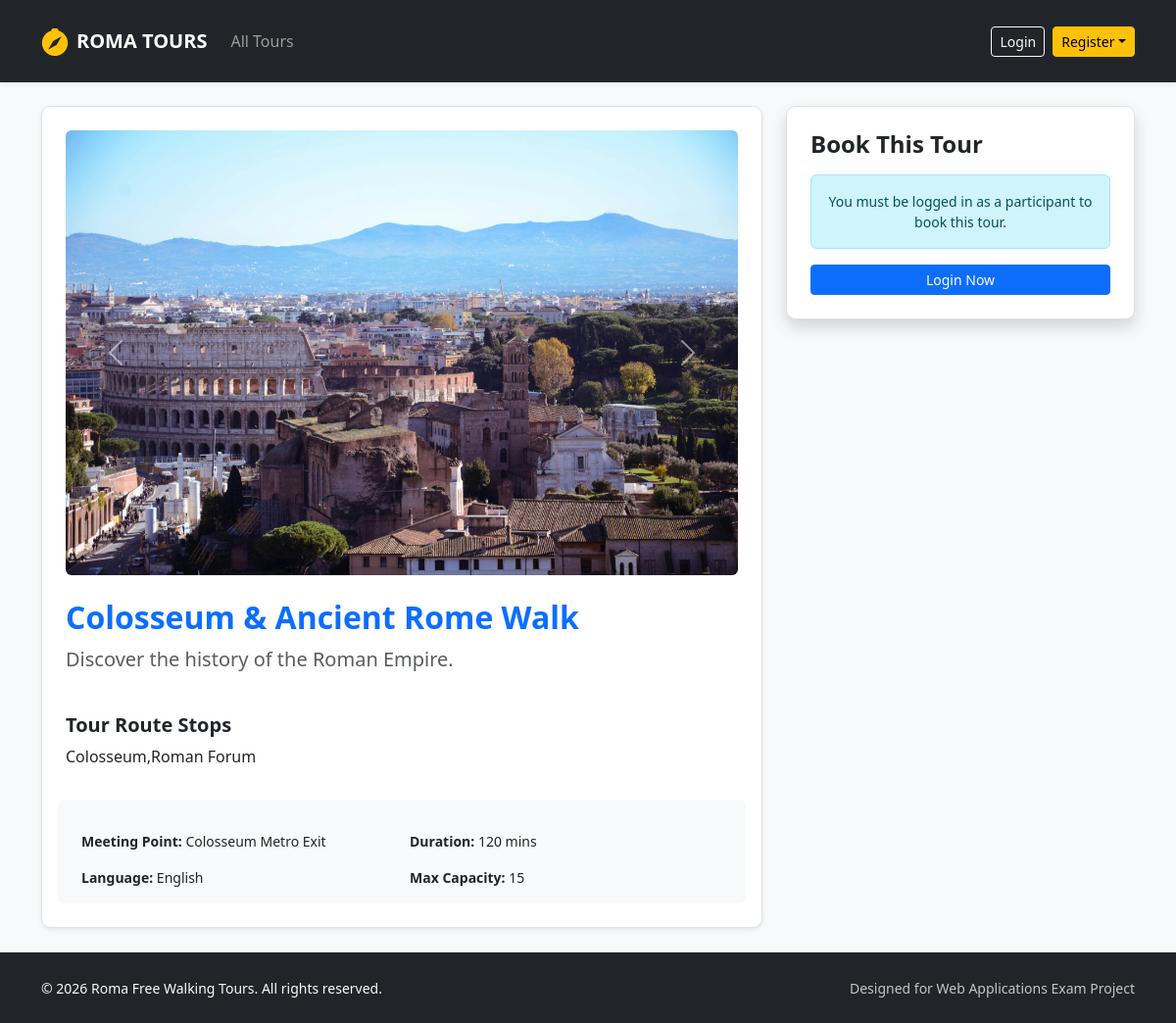
The app's page /tour/detail/1 with its own data.
### tables this page shows
CREATE TABLE tours (
            id INTEGER PRIMARY KEY AUTOINCREMENT,
            guide_id INTEGER NOT NULL,
            title TEXT NOT NULL,
            meeting_point TEXT NOT NULL,
            duration INTEGER NOT NULL,
            language TEXT NOT NULL,
            max_participants INTEGER NOT NULL,
            description TEXT NOT NULL,
            stops TEXT NOT NULL,
            photos TEXT NOT NULL,
            FOREIGN KEY (guide_id) REFERENCES users(id) ON DELETE CASCADE
        );

### routes/participant_routes.py (the view)
@participant_bp.route("/tour/detail/<int:tour_id>")
def tour_detail(tour_id):
    tour = tours_dao.get_tour_by_id(tour_id)
    if not tour:
        flash("Tour not found.", "danger")
        return redirect(url_for("home"))
    photos_list = tour['photos'].split(',') if tour['photos'] else []
    return render_template("tour_detail.html", tour=tour, photos=photos_list)

### dao/tours_dao.py (called while the page is built)
def get_tour_by_id(p_tour_id):
    query = "SELECT * FROM tours WHERE id = ?"
    import sqlite3
    conn = sqlite3.connect("roma_tours.db")
    conn.row_factory = sqlite3.Row
    cursor = conn.cursor()
    cursor.execute(query, (p_tour_id,))
    tour = cursor.fetchone()
    conn.commit()
    cursor.close()
    conn.close()
    return tour

### templates/tour_detail.html (shortened to what this page needs)
{% extends 'base.html' %}
{% block content %}
<div class="col-md-8">
  <div class="card shadow-sm border p-4 mb-4">
    <div id="tourCarousel" class="carousel slide mb-4" data-bs-ride="carousel">
      <div class="carousel-inner">
        {% for photo in photos %}
        <div class="carousel-item {{ 'active' if loop.first }}">
          <img src="{{ url_for('static', filename='images/' + photo.strip()) }}"
               class="d-block w-100 rounded"
               alt="Tour Photo">
        </div>
        {% endfor %}
      </div>
      <button class="carousel-control-prev" type="button" data-bs-target="#tourCarousel" data-bs-slide="prev">
        <span class="carousel-control-prev-icon"></span>
      </button>
      <button class="carousel-control-next" type="button" data-bs-target="#tourCarousel" data-bs-slide="next">
        <span class="carousel-control-next-icon"></span>
      </button>
    </div>
    <h2 class="text-primary fw-bold">{{ tour.title }}</h2>
    <p class="lead text-muted">{{ tour.description }}</p>
    <h5 class="mt-4 fw-bold">Tour Route Stops</h5>
    <p>{{ tour.stops }}</p>
    <div class="row g-3 mt-3 bg-light p-3 rounded small">
      <div class="col-6"><strong>Meeting Point:</strong> {{ tour.meeting_point }}</div>
      <div class="col-6"><strong>Duration:</strong> {{ tour.duration }} mins</div>
      <div class="col-6"><strong>Language:</strong> {{ tour.language }}</div>
      <div class="col-6"><strong>Max Capacity:</strong> {{ tour.max_participants }}</div>
    </div>
  </div>
</div>
<div class="col-md-4">
  <div class="card shadow border p-4">
    <h4 class="fw-bold mb-3">Book This Tour</h4>
    {% if current_user.is_authenticated and current_user.role == 'participant' %}
    <form action="{{ url_for('participant.book_tour', tour_id=tour.id) }}" method="POST">
      <div class="mb-3">
        <label for="txt_date" class="form-label small fw-bold">Choose Date</label>
        <input type="date" class="form-control" name="txt_date" id="txt_date" required>
      </div>
      <div class="mb-3">
        <label for="txt_count" class="form-label small fw-bold">Additional Guests</label>
        <select class="form-select" name="txt_count" id="txt_count" onchange="generateInputs()">
          <option value="0">Just Me (0 extra)</option>
          <option value="1">+1 Guest</option>
          <option value="2">+2 Guests</option>
          <option value="3">+3 Guests</option>
        </select>
      </div>
      <div id="nameInputs" class="mb-3"></div>
      <button type="submit" class="btn btn-success w-100 py-2 fw-bold shadow-sm">Confirm Booking</button>
    </form>
    {% elif current_user.is_authenticated %}
      <div class="alert alert-warning small text-center">Only logged-in participants can make a booking.</div>
    {% else %}
      <div class="alert alert-info small text-center mb-3">You must be logged in as a participant to book this tour.</div>
      <a href="{{ url_for('auth.login') }}" class="btn btn-primary w-100 btn-sm">Login Now</a>
    {% endif %}
  </div>
</div>
{% endblock %}

### static/css/styles.css (style rules this page uses)
body { background-color: #f8f9fa; font-family: 'Segoe UI', Tahoma, Geneva, Verdana, sans-serif; font-size: 1rem; }
.card { border: none; border-radius: 0.6rem; transition: transform 0.2s ease, box-shadow 0.2s ease; }

### records on screen
tours: title "Colosseum & Ancient Rome Walk", description "Discover the history of the Roman Empire.", stops "Colosseum,Roman Forum", meeting_point "Colosseum Metro Exit", duration "120", language "English", max_participants "15"
